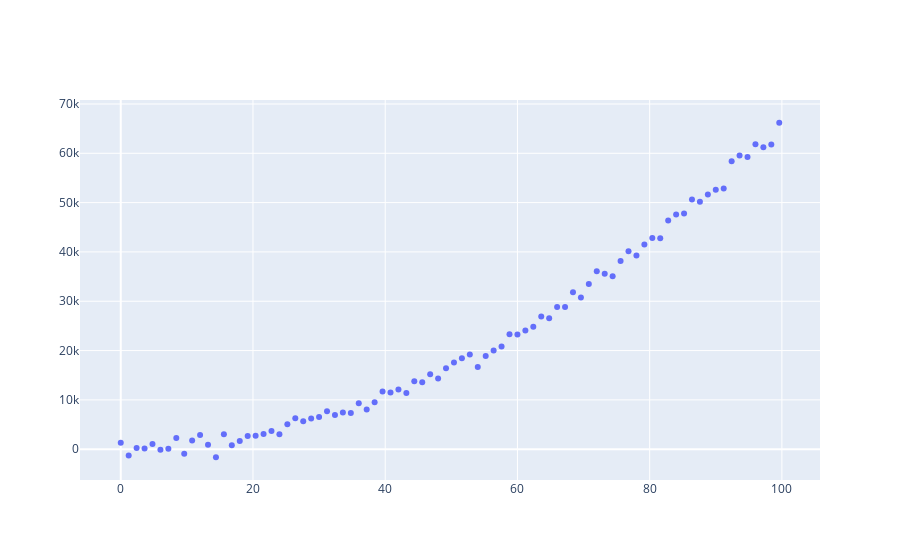

Notebook code for this chart:
### Code cell
fig = go.Figure()
fig = fig.add_trace(
    go.Scatter(x= x_value, y= y_value, mode= 'markers')
)
fig.show()
